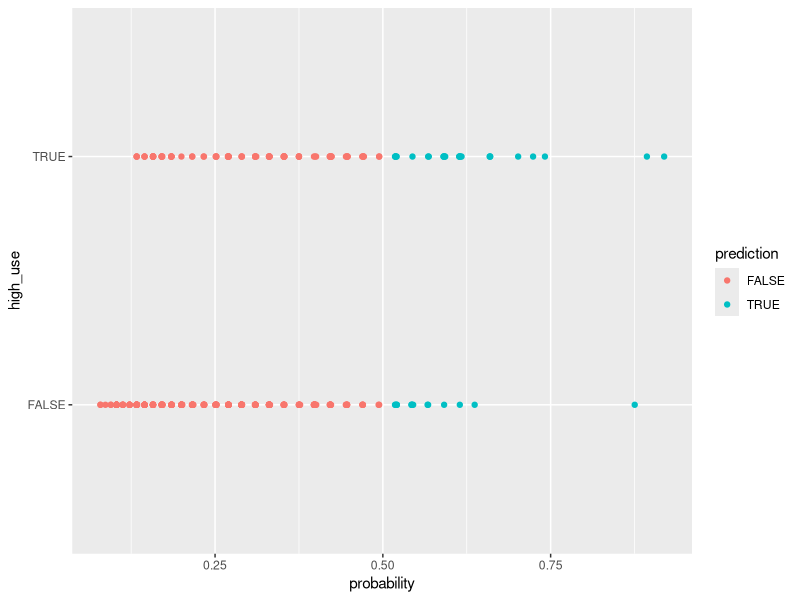

R code for this plot:
## ---- chunk 1
#set working directory
setwd("C:\\Users\\Niko\\Documents\\IODS-project\\data")
library(dplyr)
#intro to data
alc <- read.table("alc.txt", header = T)
str(alc)

## ---- chunk 2
model1 <- glm(high_use ~ sex + absences + activities + freetime, data = alc, family = "binomial")
summary(model1)


## ---- chunk 3
#model coefficients
coef(model1)
#compute odds ratios with confidence intervals
OR1 <- coef(model1) %>% exp
CI1 <- confint(model1) %>% exp
cbind(OR1, CI1)
## ---- chunk 4
#create a model with all explanatory variables significant
model2 <- glm(high_use ~ sex + absences + freetime, data = alc, family = "binomial")
#predict
probabilities <- predict(model2, type = "response")
alc <- mutate(alc, probability = probabilities)
alc <- mutate(alc, prediction = probability > 0.5)

# 2 x 2 cross-tabulation
table(high_use = alc$high_use, prediction = alc$prediction)

## ---- chunk 5
#Graphical visualisation of predictions
library(ggplot2)
g <- ggplot(alc, aes(x = probability, y = high_use, col = prediction))
g + geom_point()
## ---- chunk 6
#proportion of wrong predictions by using a loss function
loss_func <- function(class, prob) {
  n_wrong <- abs(class - prob) > 0.5
  mean(n_wrong)
}
loss_func(class = alc$high_use, prob = alc$probability)
## ---- chunk 7
#10-fold cross-validation
library(boot)
cv <- cv.glm(data = alc, cost = loss_func, glmfit = model2, K = 10)
cv$delta[1]
